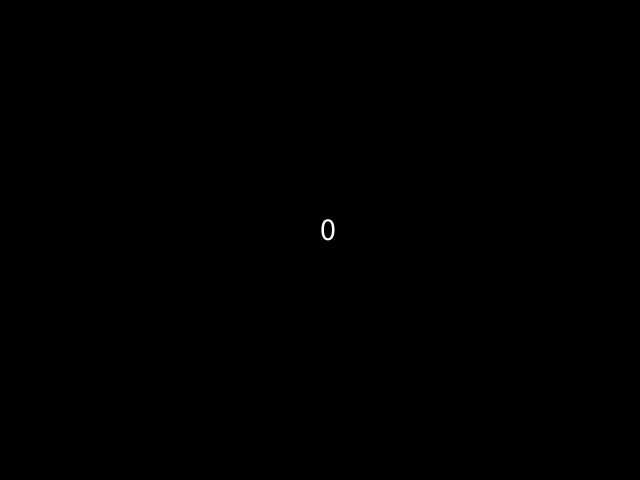
Frame 1 (no input)
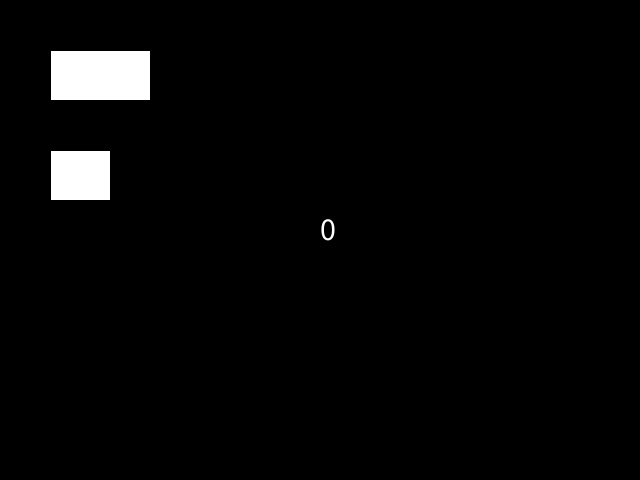
Frame 60 (the mouse pressed at the canvas centre just before this capture)
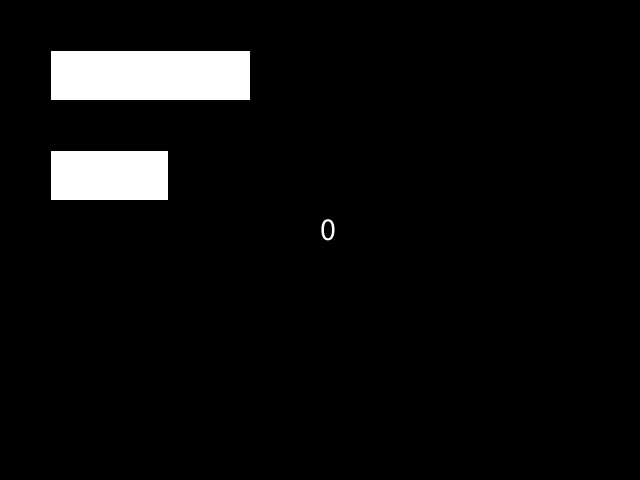
Frame 120 (the mouse held since frame 60 and released just before this capture)

The Processing sketch that drew these frames (run headless with seeded random() and noise(); from frame 60 on, the mouse is pressed at the canvas centre):

// Processing sketch: condicionalesAvanzado
// ── condicionalesAvanzado.pde
int segundos, pantalla, animacion;

void setup() {
  size(640, 480);
  segundos = 0;
  animacion = 0;
  textSize(32);
}

void draw() {

  background(0);

  //ESTA ES UNA MANERA
  //DE CONTAR SEGUNDOS
  //Y REINICIAR 
  //SIN REINICIAR FRAMECOUNT
  if (frameCount % 60 == 0) {
    segundos++;
    if (segundos > 3) {
      segundos = 0;
      if (pantalla != 3) {
        pantalla++;
      }
    }
  }
  
  //PODEMOS UTILIZAR LOS SEGUNDOS
  //PARA QUE NUESTRA VARIABLE SE MODIFIQUE
  if (segundos < 2) {
    animacion++;
  } else {
    animacion--;
  }
  
  //ANIMACION BASADA EN LOS SEGUNDOS QUE CONTAMOS
  rect(50, 50, 100*segundos, 50);

  //ANIMACION BASADA EN VARIABLE
  rect(50, 150, animacion, 50);

  //TEXTO QUE NOS DIBUJA
  text(pantalla, width/2, height/2);
  //DIBUJAMOS LA ULTIMA PANTALLA
  if (pantalla == 3) {
    rect(width/2, height/2, 100, 100);
  }
}
